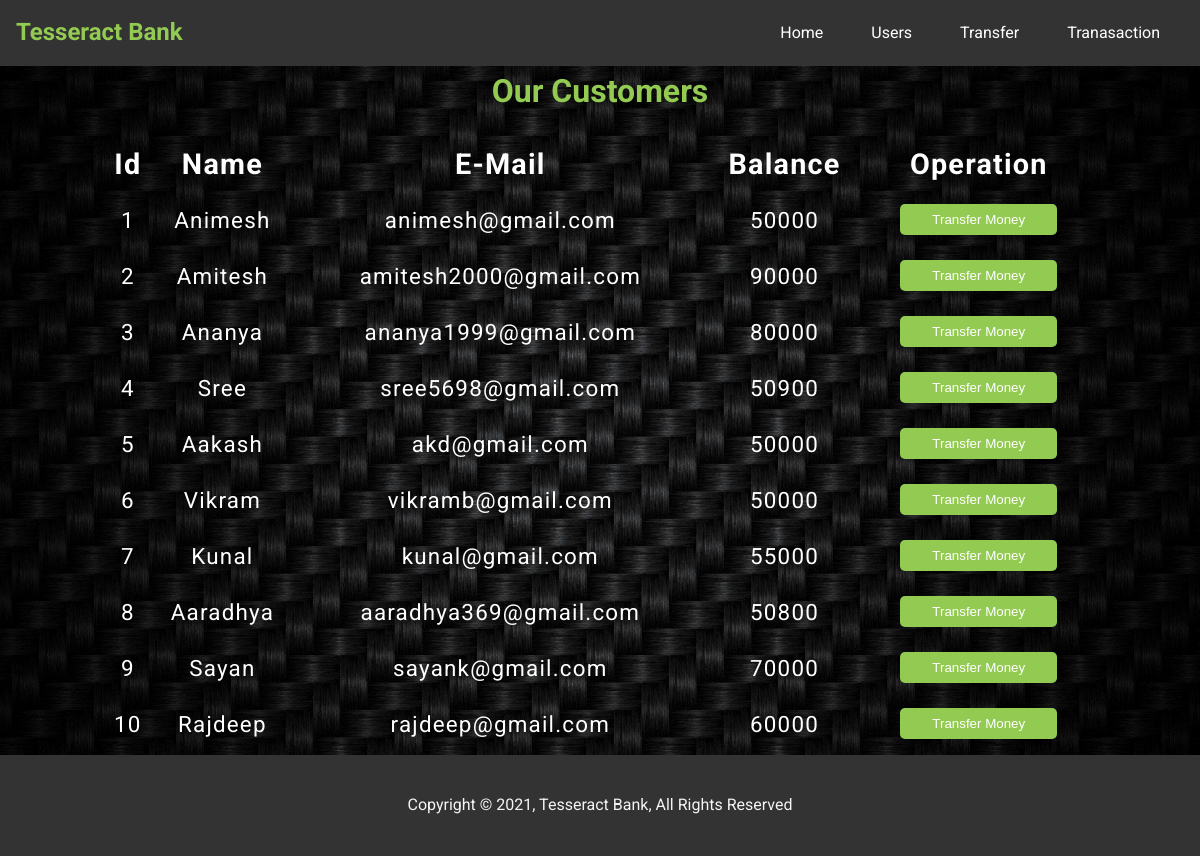
The page /transfer_money.php on the database its author committed.
### tables this page shows
CREATE TABLE `users` (
  `id` int(3) NOT NULL,
  `name` text NOT NULL,
  `email` varchar(30) NOT NULL,
  `balance` int(8) NOT NULL
);

### transfer_money.php (the view, shortened to what this page needs)
<?php
    include 'config.php';
    $sql = "SELECT * FROM users";
    $result = mysqli_query($conn,$sql);
?>
<?php include('navbar01.php'); ?>
<div class="container">
        <h1 align="center"><span class="text-primary">Our Customers</span> </h1>
        <br>
            <div class="row">
                <div class="col">
                    <div class="table-responsive-sm">
                    <table class="table table-hover table-sm table-striped table-condensed table-bordered">
                        <thead>
                            <tr>
                            <th scope="col" class="text-center py-2">Id</th>
                            <th scope="col" class="text-center py-2">Name</th>
                            <th scope="col" class="text-center py-2">E-Mail</th>
                            <th scope="col" class="text-center py-2">Balance</th>
                            <th scope="col" class="text-center py-2">Operation</th>
                            </tr>
                        </thead>
                        <tbody>
                <?php
                    while($rows=mysqli_fetch_assoc($result)){
                ?>
                    <tr>
                        <td class="py-2"><?php echo $rows['id'] ?></td>
                        <td class="py-2"><?php echo $rows['name']?></td>
                        <td class="py-2"><?php echo $rows['email']?></td>
                        <td class="py-2"><?php echo $rows['balance']?></td>
                        <td><a href="selectuserdetail.php?id= <?php echo $rows['id'] ;?>"> <button type="button" class="btn btn-success">Transfer Money</button></a></td>
                    </tr>
                <?php
                    }
                ?>
                        </tbody>
                    </table>
                    </div>
                </div>
            </div>
         </div>
<?php include('footer.php'); ?>
</body>
</html>

### navbar01.php (shortened to what this page needs)
<!DOCTYPE html>
<html lang="en">
<head>
  <link rel="stylesheet" href="https://pro.fontawesome.com/releases/v5.10.0/css/all.css"/>
  <link rel="stylesheet" href="css/style.css">
  <link rel="stylesheet" href="css/table.css">
</head>
<body>
    <nav id="navbar">
    <h1 class="logo">
          <a href="index.php"><span class="text-primary">
          Tesseract  Bank</span></a>
        </h1>
        <ul>
          <li><a href="#home">Home</a></li>
          <li><a href="users.php">Users</a></li>
          <li><a href="transfer_money.php">Transfer</a></li>
          <li><a href="transactionhistory.php">Tranasaction</a></li>
        </ul>
    </nav>
  </body>
</html>

### footer.php
<footer id="main-footer" class="bg-dark text-center py-1">
      <div class="container">
        <p>Copyright &copy; 2021, Tesseract Bank, All Rights Reserved</p>
      </div>
    </footer>

### css/style.css (style rules this page uses)
* { box-sizing: border-box; margin: 0; padding: 0; }
body { font-family: 'Roboto', 'sans-serif'; line-height: 1.4; }
a { text-decoration: none; }
p { margin: 0.75rem 0; }
.container { max-width: 1100px; margin: auto; padding: 0.2rem; overflow: hidden; }
.text-center { text-align: center; }
.text-primary { color: #93cb52; }
.bg-dark { background: #333; color: #f4f4f4; }
.py-1 { padding: 1.5rem 0; }
.py-2 { padding: 1.5rem 0; }
.btn { display: inline-block; color: #fff; background: #93cb52; padding: 0.5rem 2rem; border: none; border-radius: 5px; }
#navbar { display: flex; justify-content: space-between; background: #333; color: #fff; position: sticky; z-index: 1; padding: 1rem; top: 0; }
#navbar ul { display: flex; align-items: center; list-style: none; }
#navbar ul li a { color: #fff; padding: 0.75rem; margin: 0.75rem; }

### css/table.css (style rules this page uses)
body { background: url('../image/bg01.jpg') no-repeat center center/cover; }
table { letter-spacing: 1.2px; margin: auto; padding: auto; line-height: 0.5rem; width: 90%; border-collapse: collapse; color: #fff; }
td { text-align: center; font-size: 1.4rem; }
button { border:none; background: #d9d9d9; }
thead { font-size: 1.8rem; }

### rows shown on the page
users: id "1", name "Animesh", email "animesh@gmail.com", balance "50000"
users: id "2", name "Amitesh", email "amitesh2000@gmail.com", balance "90000"
users: id "3", name "Ananya", email "ananya1999@gmail.com", balance "80000"
users: id "4", name "Sree", email "sree5698@gmail.com", balance "50900"
users: id "5", name "Aakash", email "akd@gmail.com", balance "50000"
users: id "6", name "Vikram", email "vikramb@gmail.com", balance "50000"
users: id "7", name "Kunal", email "kunal@gmail.com", balance "55000"
users: id "8", name "Aaradhya", email "aaradhya369@gmail.com", balance "50800"
users: id "9", name "Sayan", email "sayank@gmail.com", balance "70000"
users: id "10", name "Rajdeep", email "rajdeep@gmail.com", balance "60000"
